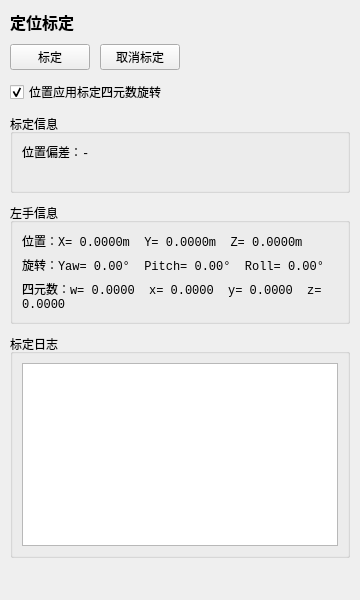
<?xml version="1.0" encoding="UTF-8"?>
<ui version="4.0">
 <class>CalibrationPanel</class>
 <widget class="QWidget" name="CalibrationPanel">
  <property name="geometry">
   <rect>
    <x>0</x>
    <y>0</y>
    <width>360</width>
    <height>600</height>
   </rect>
  </property>
  <property name="sizePolicy">
   <sizepolicy hsizetype="Expanding" vsizetype="Expanding">
    <horstretch>0</horstretch>
    <verstretch>0</verstretch>
   </sizepolicy>
  </property>
  <layout class="QVBoxLayout" name="mainLayout">
   <property name="leftMargin">
    <number>10</number>
   </property>
   <property name="topMargin">
    <number>10</number>
   </property>
   <property name="rightMargin">
    <number>10</number>
   </property>
   <property name="bottomMargin">
    <number>10</number>
   </property>
   <property name="spacing">
    <number>10</number>
   </property>
   <item>
    <widget class="QLabel" name="titleLabel">
     <property name="text">
      <string>定位标定</string>
     </property>
     <property name="styleSheet">
      <string>font-weight: bold; font-size: 12pt;</string>
     </property>
    </widget>
   </item>
   <item>
    <layout class="QHBoxLayout" name="buttonLayout">
     <item>
      <widget class="QPushButton" name="calibrationButton">
       <property name="text">
        <string>标定</string>
       </property>
      </widget>
     </item>
     <item>
      <widget class="QPushButton" name="cancelCalibrationButton">
       <property name="text">
        <string>取消标定</string>
       </property>
      </widget>
     </item>
     <item>
      <spacer name="buttonSpacer">
       <property name="orientation">
        <enum>Qt::Horizontal</enum>
       </property>
       <property name="sizeHint" stdset="0">
        <size>
         <width>40</width>
         <height>20</height>
        </size>
       </property>
      </spacer>
     </item>
    </layout>
   </item>
     <item>
        <widget class="QCheckBox" name="positionRotationCheckBox">
         <property name="text">
            <string>位置应用标定四元数旋转</string>
         </property>
         <property name="checked">
            <bool>true</bool>
         </property>
        </widget>
     </item>
   <item>
    <widget class="QGroupBox" name="infoGroup">
     <property name="title">
      <string>标定信息</string>
     </property>
     <layout class="QVBoxLayout" name="infoLayout">
      <item>
       <widget class="QLabel" name="statusLabel">
        <property name="text">
         <string>位置偏差：-</string>
        </property>
        <property name="wordWrap">
         <bool>true</bool>
        </property>
        <property name="font">
         <font>
          <family>Courier New</family>
          <pointsize>9</pointsize>
         </font>
        </property>
       </widget>
      </item>
      <item>
       <widget class="QLabel" name="timeLabel">
        <property name="text">
         <string></string>
        </property>
        <property name="visible">
         <bool>false</bool>
        </property>
        <property name="wordWrap">
         <bool>true</bool>
        </property>
        <property name="font">
         <font>
          <family>Courier New</family>
          <pointsize>9</pointsize>
         </font>
        </property>
       </widget>
      </item>
     </layout>
    </widget>
   </item>
   <item>
    <widget class="QGroupBox" name="leftHandInfoGroup">
     <property name="title">
      <string>左手信息</string>
     </property>
     <layout class="QVBoxLayout" name="leftHandInfoLayout">
      <item>
       <widget class="QLabel" name="leftHandPositionLabel">
        <property name="text">
         <string>位置：X= 0.0000m  Y= 0.0000m  Z= 0.0000m</string>
        </property>
        <property name="wordWrap">
         <bool>true</bool>
        </property>
        <property name="font">
         <font>
          <family>Courier New</family>
          <pointsize>9</pointsize>
         </font>
        </property>
       </widget>
      </item>
      <item>
       <widget class="QLabel" name="leftHandRotationLabel">
        <property name="text">
         <string>旋转：Yaw= 0.00°  Pitch= 0.00°  Roll= 0.00°</string>
        </property>
        <property name="wordWrap">
         <bool>true</bool>
        </property>
        <property name="font">
         <font>
          <family>Courier New</family>
          <pointsize>9</pointsize>
         </font>
        </property>
       </widget>
      </item>
      <item>
       <widget class="QLabel" name="leftHandQuatLabel">
        <property name="text">
         <string>四元数：w= 0.0000  x= 0.0000  y= 0.0000  z= 0.0000</string>
        </property>
        <property name="wordWrap">
         <bool>true</bool>
        </property>
        <property name="font">
         <font>
          <family>Courier New</family>
          <pointsize>9</pointsize>
         </font>
        </property>
       </widget>
      </item>
     </layout>
    </widget>
   </item>
   <item>
    <widget class="QGroupBox" name="logGroup">
     <property name="title">
      <string>标定日志</string>
     </property>
     <layout class="QVBoxLayout" name="logLayout">
      <item>
       <widget class="QTextEdit" name="logText">
        <property name="readOnly">
         <bool>true</bool>
        </property>
        <property name="maximumHeight">
         <number>200</number>
        </property>
        <property name="font">
         <font>
          <family>Courier New</family>
          <pointsize>9</pointsize>
         </font>
        </property>
       </widget>
      </item>
     </layout>
    </widget>
   </item>
   <item>
    <spacer name="verticalSpacer">
     <property name="orientation">
      <enum>Qt::Vertical</enum>
     </property>
     <property name="sizeHint" stdset="0">
      <size>
       <width>20</width>
       <height>40</height>
      </size>
     </property>
    </spacer>
   </item>
  </layout>
 </widget>
 <resources/>
 <connections/>
</ui>
